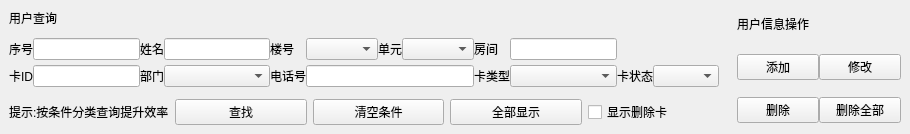
                <widget class="QWidget" name="one_2" native="true">
                 <layout class="QHBoxLayout" name="horizontalLayout_49" stretch="8,2">
                  <property name="spacing">
                   <number>0</number>
                  </property>
                  <property name="leftMargin">
                   <number>0</number>
                  </property>
                  <property name="topMargin">
                   <number>0</number>
                  </property>
                  <property name="rightMargin">
                   <number>0</number>
                  </property>
                  <property name="bottomMargin">
                   <number>0</number>
                  </property>
                  <item>
                   <widget class="QWidget" name="widget_16" native="true">
                    <layout class="QHBoxLayout" name="horizontalLayout_50">
                     <item>
                      <widget class="QWidget" name="widget_17" native="true">
                       <layout class="QVBoxLayout" name="verticalLayout_12" stretch="1,0,1">
                        <property name="leftMargin">
                         <number>0</number>
                        </property>
                        <property name="topMargin">
                         <number>0</number>
                        </property>
                        <property name="rightMargin">
                         <number>0</number>
                        </property>
                        <property name="bottomMargin">
                         <number>0</number>
                        </property>
                        <item>
                         <widget class="QLabel" name="label_123">
                          <property name="sizePolicy">
                           <sizepolicy hsizetype="Preferred" vsizetype="Fixed">
                            <horstretch>0</horstretch>
                            <verstretch>0</verstretch>
                           </sizepolicy>
                          </property>
                          <property name="minimumSize">
                           <size>
                            <width>0</width>
                            <height>0</height>
                           </size>
                          </property>
                          <property name="styleSheet">
                           <string notr="true"/>
                          </property>
                          <property name="text">
                           <string>用户查询</string>
                          </property>
                         </widget>
                        </item>
                        <item>
                         <widget class="QFrame" name="gridFrame">
                          <property name="minimumSize">
                           <size>
                            <width>0</width>
                            <height>60</height>
                           </size>
                          </property>
                          <layout class="QGridLayout" name="gridLayout" rowstretch="1,0">
                           <property name="leftMargin">
                            <number>0</number>
                           </property>
                           <property name="topMargin">
                            <number>0</number>
                           </property>
                           <property name="rightMargin">
                            <number>0</number>
                           </property>
                           <property name="bottomMargin">
                            <number>0</number>
                           </property>
                           <property name="spacing">
                            <number>0</number>
                           </property>
                           <item row="0" column="6">
                            <widget class="QLabel" name="label_126">
                             <property name="sizePolicy">
                              <sizepolicy hsizetype="Fixed" vsizetype="Preferred">
                               <horstretch>0</horstretch>
                               <verstretch>0</verstretch>
                              </sizepolicy>
                             </property>
                             <property name="text">
                              <string>楼号</string>
                             </property>
                            </widget>
                           </item>
                           <item row="0" column="7">
                            <widget class="QComboBox" name="search_floor">
                             <property name="styleSheet">
                              <string notr="true"/>
                             </property>
                            </widget>
                           </item>
                           <item row="0" column="10">
                            <widget class="QLabel" name="label_128">
                             <property name="sizePolicy">
                              <sizepolicy hsizetype="Fixed" vsizetype="Preferred">
                               <horstretch>0</horstretch>
                               <verstretch>0</verstretch>
                              </sizepolicy>
                             </property>
                             <property name="text">
                              <string>房间</string>
                             </property>
                            </widget>
                           </item>
                           <item row="1" column="6">
                            <widget class="QLabel" name="label_131">
                             <property name="text">
                              <string>电话号</string>
                             </property>
                            </widget>
                           </item>
                           <item row="0" column="8">
                            <widget class="QLabel" name="label_127">
                             <property name="sizePolicy">
                              <sizepolicy hsizetype="Fixed" vsizetype="Preferred">
                               <horstretch>0</horstretch>
                               <verstretch>0</verstretch>
                              </sizepolicy>
                             </property>
                             <property name="text">
                              <string>单元</string>
                             </property>
                            </widget>
                           </item>
                           <item row="0" column="9">
                            <widget class="QComboBox" name="search_unit">
                             <property name="styleSheet">
                              <string notr="true"/>
                             </property>
                            </widget>
                           </item>
                           <item row="0" column="11">
                            <widget class="QLineEdit" name="search_room">
                             <property name="styleSheet">
                              <string notr="true"/>
                             </property>
                            </widget>
                           </item>
                           <item row="0" column="0">
                            <widget class="QLabel" name="label_124">
                             <property name="sizePolicy">
                              <sizepolicy hsizetype="Preferred" vsizetype="Fixed">
                               <horstretch>0</horstretch>
                               <verstretch>0</verstretch>
                              </sizepolicy>
                             </property>
                             <property name="text">
                              <string>序号</string>
                             </property>
                            </widget>
                           </item>
                           <item row="1" column="7" colspan="3">
                            <widget class="QLineEdit" name="search_telnumber">
                             <property name="sizePolicy">
                              <sizepolicy hsizetype="Preferred" vsizetype="Fixed">
                               <horstretch>0</horstretch>
                               <verstretch>0</verstretch>
                              </sizepolicy>
                             </property>
                            </widget>
                           </item>
                           <item row="1" column="11">
                            <widget class="QComboBox" name="search_cardtype">
                             <property name="styleSheet">
                              <string notr="true"/>
                             </property>
                             <item>
                              <property name="text">
                               <string/>
                              </property>
                             </item>
                             <item>
                              <property name="text">
                               <string>计时卡</string>
                              </property>
                             </item>
                             <item>
                              <property name="text">
                               <string>计次卡</string>
                              </property>
                             </item>
                             <item>
                              <property name="text">
                               <string>计时几次卡</string>
                              </property>
                             </item>
                             <item>
                              <property name="text">
                               <string>多梯卡</string>
                              </property>
                             </item>
                             <item>
                              <property name="text">
                               <string>全通卡</string>
                              </property>
                             </item>
                            </widget>
                           </item>
                           <item row="0" column="2">
                            <widget class="QLabel" name="label_125">
                             <property name="sizePolicy">
                              <sizepolicy hsizetype="Fixed" vsizetype="Preferred">
                               <horstretch>0</horstretch>
                               <verstretch>0</verstretch>
                              </sizepolicy>
                             </property>
                             <property name="text">
                              <string>姓名</string>
                             </property>
                            </widget>
                           </item>
                           <item row="1" column="2">
                            <widget class="QLabel" name="label_130">
                             <property name="text">
                              <string>部门</string>
                             </property>
                            </widget>
                           </item>
                           <item row="1" column="0">
                            <widget class="QLabel" name="label_129">
                             <property name="sizePolicy">
                              <sizepolicy hsizetype="Fixed" vsizetype="Preferred">
                               <horstretch>0</horstretch>
                               <verstretch>0</verstretch>
                              </sizepolicy>
                             </property>
                             <property name="text">
                              <string>卡ID</string>
                             </property>
                            </widget>
                           </item>
                           <item row="1" column="1">
                            <widget class="QLineEdit" name="search_cardid">
                             <property name="sizePolicy">
                              <sizepolicy hsizetype="Preferred" vsizetype="Fixed">
                               <horstretch>0</horstretch>
                               <verstretch>0</verstretch>
                              </sizepolicy>
                             </property>
                             <property name="styleSheet">
                              <string notr="true"/>
                             </property>
                            </widget>
                           </item>
                           <item row="0" column="3" colspan="3">
                            <widget class="QLineEdit" name="search_name">
                             <property name="styleSheet">
                              <string notr="true"/>
                             </property>
                            </widget>
                           </item>
                           <item row="1" column="10">
                            <widget class="QLabel" name="label_132">
                             <property name="text">
                              <string>卡类型</string>
                             </property>
                            </widget>
                           </item>
                           <item row="1" column="3" colspan="3">
                            <widget class="QComboBox" name="search_bumen">
                             <property name="styleSheet">
                              <string notr="true"/>
                             </property>
                             <item>
                              <property name="text">
                               <string/>
                              </property>
                             </item>
                             <item>
                              <property name="text">
                               <string>业主</string>
                              </property>
                             </item>
                             <item>
                              <property name="text">
                               <string>物业</string>
                              </property>
                             </item>
                            </widget>
                           </item>
                           <item row="1" column="12">
                            <widget class="QLabel" name="label_12">
                             <property name="text">
                              <string>卡状态</string>
                             </property>
                            </widget>
                           </item>
                           <item row="1" column="13">
                            <widget class="QComboBox" name="search_st">
                             <item>
                              <property name="text">
                               <string/>
                              </property>
                             </item>
                             <item>
                              <property name="text">
                               <string>已发卡</string>
                              </property>
                             </item>
                             <item>
                              <property name="text">
                               <string>未发卡</string>
                              </property>
                             </item>
                            </widget>
                           </item>
                           <item row="0" column="1">
                            <widget class="QLineEdit" name="search_num">
                             <property name="sizePolicy">
                              <sizepolicy hsizetype="Preferred" vsizetype="Fixed">
                               <horstretch>0</horstretch>
                               <verstretch>0</verstretch>
                              </sizepolicy>
                             </property>
                             <property name="minimumSize">
                              <size>
                               <width>0</width>
                               <height>20</height>
                              </size>
                             </property>
                             <property name="styleSheet">
                              <string notr="true"/>
                             </property>
                            </widget>
                           </item>
                          </layout>
                         </widget>
                        </item>
                        <item>
                         <layout class="QHBoxLayout" name="horizontalLayout_53">
                          <item>
                           <widget class="QLabel" name="label_11">
                            <property name="text">
                             <string>提示:按条件分类查询提升效率</string>
                            </property>
                           </widget>
                          </item>
                          <item>
                           <widget class="QPushButton" name="pushButton_41">
                            <property name="text">
                             <string>查找</string>
                            </property>
                           </widget>
                          </item>
                          <item>
                           <widget class="QPushButton" name="pushButton_42">
                            <property name="text">
                             <string>清空条件</string>
                            </property>
                           </widget>
                          </item>
                          <item>
                           <widget class="QPushButton" name="pushButton_43">
                            <property name="text">
                             <string>全部显示</string>
                            </property>
                           </widget>
                          </item>
                          <item>
                           <widget class="QCheckBox" name="checkBox_5">
                            <property name="text">
                             <string>显示删除卡</string>
                            </property>
                           </widget>
                          </item>
                         </layout>
                        </item>
                       </layout>
                      </widget>
                     </item>
                    </layout>
                   </widget>
                  </item>
                  <item>
                   <widget class="QWidget" name="verticalWidget_2" native="true">
                    <layout class="QVBoxLayout" name="verticalLayout_19" stretch="1,0,1">
                     <property name="topMargin">
                      <number>0</number>
                     </property>
                     <property name="bottomMargin">
                      <number>0</number>
                     </property>
                     <item>
                      <widget class="QLabel" name="label_133">
                       <property name="text">
                        <string>用户信息操作</string>
                       </property>
                      </widget>
                     </item>
                     <item>
                      <widget class="QWidget" name="horizontalWidget_5" native="true">
                       <layout class="QHBoxLayout" name="horizontalLayout_54" stretch="1,1">
                        <property name="spacing">
                         <number>0</number>
                        </property>
                        <property name="leftMargin">
                         <number>0</number>
                        </property>
                        <property name="topMargin">
                         <number>0</number>
                        </property>
                        <property name="rightMargin">
                         <number>0</number>
                        </property>
                        <property name="bottomMargin">
                         <number>0</number>
                        </property>
                        <item>
                         <widget class="QPushButton" name="ob_add">
                          <property name="sizePolicy">
                           <sizepolicy hsizetype="Expanding" vsizetype="Fixed">
                            <horstretch>0</horstretch>
                            <verstretch>0</verstretch>
                           </sizepolicy>
                          </property>
                          <property name="text">
                           <string>添加</string>
                          </property>
                         </widget>
                        </item>
                        <item>
                         <widget class="QPushButton" name="ob_xiugai">
                          <property name="text">
                           <string>修改</string>
                          </property>
                         </widget>
                        </item>
                       </layout>
                      </widget>
                     </item>
                     <item>
                      <widget class="QWidget" name="widget_2" native="true">
                       <layout class="QHBoxLayout" name="horizontalLayout_5">
                        <property name="spacing">
                         <number>0</number>
                        </property>
                        <property name="leftMargin">
                         <number>0</number>
                        </property>
                        <property name="topMargin">
                         <number>0</number>
                        </property>
                        <property name="rightMargin">
                         <number>0</number>
                        </property>
                        <property name="bottomMargin">
                         <number>0</number>
                        </property>
                        <item>
                         <widget class="QPushButton" name="list_del">
                          <property name="text">
                           <string>删除</string>
                          </property>
                         </widget>
                        </item>
                        <item>
                         <widget class="QPushButton" name="list_delall">
                          <property name="text">
                           <string>删除全部</string>
                          </property>
                         </widget>
                        </item>
                       </layout>
                      </widget>
                     </item>
                    </layout>
                   </widget>
                  </item>
                 </layout>
                </widget>
